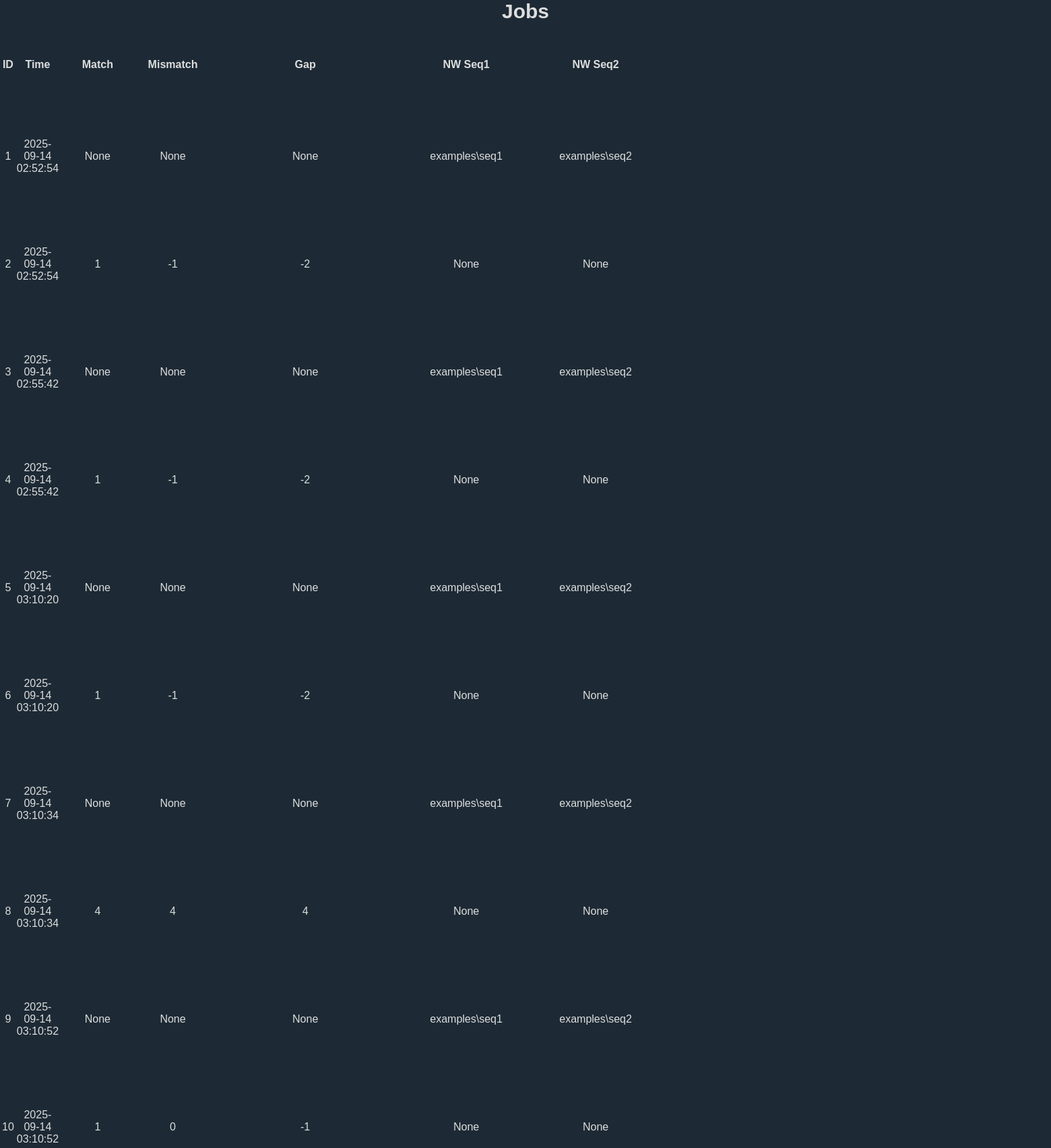
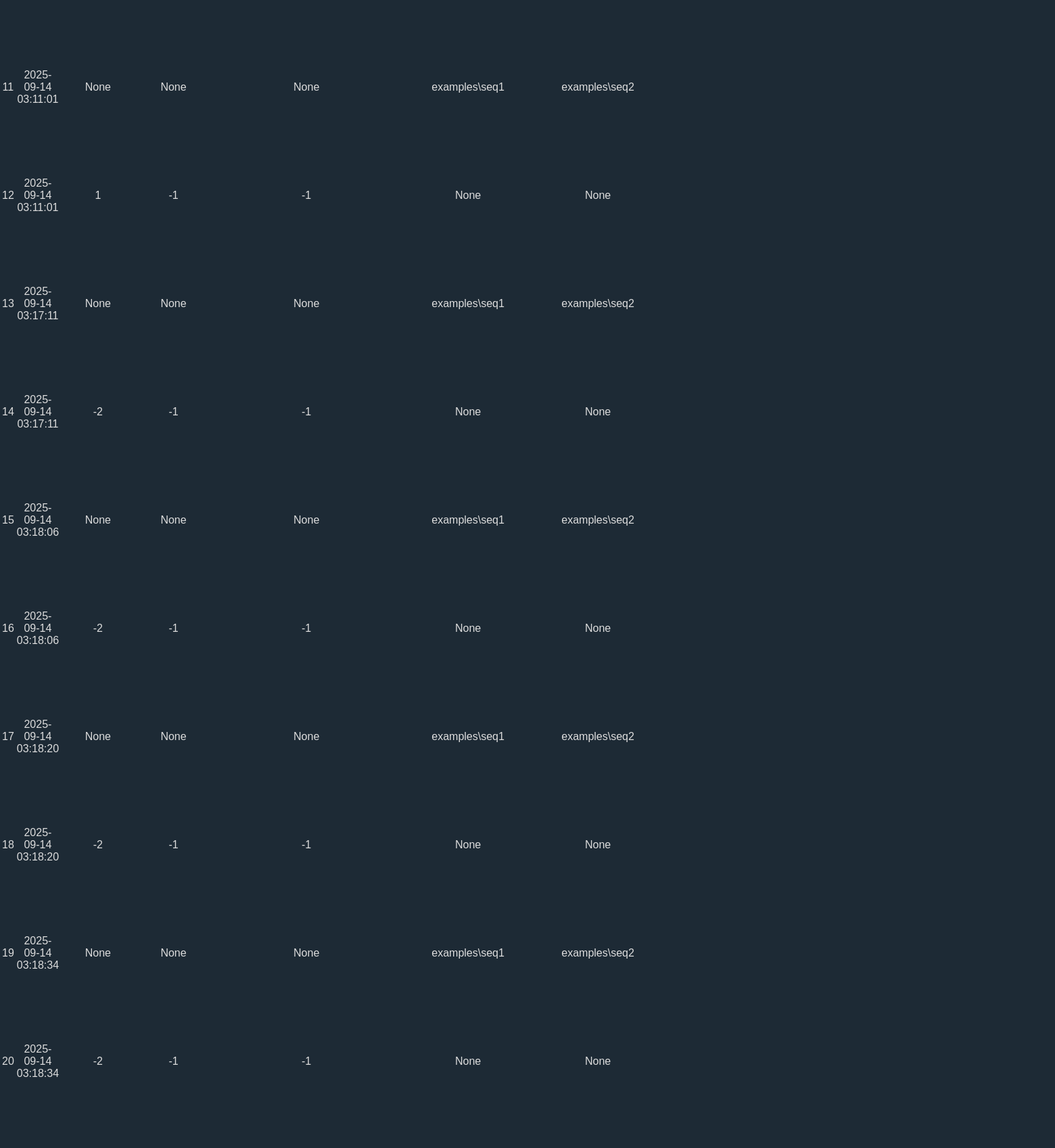
Page /jobs (upper part) on the committed database (2 pictures, top to bottom).
### tables this page shows
CREATE TABLE jobs (
    current_time TEXT DEFAULT (datetime('now', 'localtime')),
    match_score INT,
    mismatch INT,
    gap INT,
    nw_seq1_name TEXT,
    nw_seq2_name TEXT,
    nw_result TEXT,
    sw_seq1_name TEXT,
    sw_seq2_name TEXT,
    sw_result TEXT
);

### app.py (the view)
@app.route("/jobs")
def get_jobs():
    db = get_db()
    cursor = db.cursor() # type: ignore
    cursor.execute("SELECT rowid, * FROM jobs ORDER BY current_time DESC")
    results = cursor.fetchall()
    return render_template("jobs.html",results=results)

### app.py (called while the page is built)
def get_db():
    db = getattr(g, "_database", None)
    if db is None:
        db = g._database = sqlite3.connect(DATABASE)
        db.row_factory = sqlite3.Row
        return db

@app.teardown_appcontext
def close_conneciton(exception):
    db = getattr(g, "_database", None)
    if db is not None:
        db.close()

### templates/jobs.html (shortened to what this page needs)
{% extends "base.html" %}
{% block body %}
<div class="content">
    <div class="pageTitle">Jobs</div>
    <div class="job-list">
    <table>
        <tr>
            <th>ID</th>
            <th>Time</th>
            <th>Match</th>
            <th>Mismatch</th>
            <th>Gap</th>
            <th>NW Seq1</th>
            <th>NW Seq2</th>
            <th>NW Result</th>
        </tr>
        {% for row in results %}
        <tr>
            <td>{{ row[0] }}</td>
            <td>{{ row[1] }}</td>
            <td>{{ row[2] }}</td>
            <td>{{ row[3] }}</td>
            <td>{{ row[4] }}</td>
            <td>{{ row[5] }}</td>
            <td>{{ row[6] }}</td>
            <td><pre>{{ row[7] }}</pre></td>
        </tr>
        {% endfor %}
    </table>
    </div>
</div>
{% endblock %}

### templates/base.html (shortened to what this page needs)
<!DOCTYPE html>
<html lang="en">
<head>
    <link rel="stylesheet" type="text/css" href="{{ url_for('static', filename='styles.css') }}">
    <link rel="stylesheet" href="https://cdnjs.cloudflare.com/ajax/libs/font-awesome/4.7.0/css/font-awesome.min.css">
</head>
<body>
    {% block body %} {% endblock %}
</body>
</html>

### static/styles.css (style rules this page uses)
html { font-family: Arial, Helvetica, sans-serif; color:rgb(221, 221, 221); text-align: center; height: 100%; margin: 0; padding: 0; }
.pageTitle { text-align: center; font-size: 30px; font-weight: bold; margin-bottom: 50px; }
body { background-color: #1d2a35; background-repeat: no-repeat; background-position: center center; background-attachment: fixed; background-size: cover; background-blend-mode: overlay; height: 100%; margin: 0; padding: 0; }
pre { font-size: 200%; margin-top: 10px; }

### rows in the picture
jobs: rowid "1", current_time "2025-09-14 02:52:54", row "None", nw_seq1_name "examples\\seq1", nw_seq2_name "examples\\seq2"
jobs: rowid "2", current_time "2025-09-14 02:52:54", match_score "1", mismatch "-1", gap "-2", row "None"
jobs: rowid "3", current_time "2025-09-14 02:55:42", row "None", nw_seq1_name "examples\\seq1", nw_seq2_name "examples\\seq2"
jobs: rowid "4", current_time "2025-09-14 02:55:42", match_score "1", mismatch "-1", gap "-2", row "None"
jobs: rowid "5", current_time "2025-09-14 03:10:20", row "None", nw_seq1_name "examples\\seq1", nw_seq2_name "examples\\seq2"
jobs: rowid "6", current_time "2025-09-14 03:10:20", match_score "1", mismatch "-1", gap "-2", row "None"
jobs: rowid "7", current_time "2025-09-14 03:10:34", row "None", nw_seq1_name "examples\\seq1", nw_seq2_name "examples\\seq2"
jobs: rowid "8", current_time "2025-09-14 03:10:34", match_score "4", mismatch "4", gap "4", row "None"
jobs: rowid "9", current_time "2025-09-14 03:10:52", row "None", nw_seq1_name "examples\\seq1", nw_seq2_name "examples\\seq2"
jobs: rowid "10", current_time "2025-09-14 03:10:52", match_score "1", mismatch "0", gap "-1", row "None"
jobs: rowid "11", current_time "2025-09-14 03:11:01", row "None", nw_seq1_name "examples\\seq1", nw_seq2_name "examples\\seq2"
jobs: rowid "12", current_time "2025-09-14 03:11:01", match_score "1", mismatch "-1", gap "-1", row "None"
jobs: rowid "13", current_time "2025-09-14 03:17:11", row "None", nw_seq1_name "examples\\seq1", nw_seq2_name "examples\\seq2"
jobs: rowid "14", current_time "2025-09-14 03:17:11", match_score "-2", mismatch "-1", gap "-1", row "None"
jobs: rowid "15", current_time "2025-09-14 03:18:06", row "None", nw_seq1_name "examples\\seq1", nw_seq2_name "examples\\seq2"
jobs: rowid "16", current_time "2025-09-14 03:18:06", match_score "-2", mismatch "-1", gap "-1", row "None"
jobs: rowid "17", current_time "2025-09-14 03:18:20", row "None", nw_seq1_name "examples\\seq1", nw_seq2_name "examples\\seq2"
jobs: rowid "18", current_time "2025-09-14 03:18:20", match_score "-2", mismatch "-1", gap "-1", row "None"
jobs: rowid "19", current_time "2025-09-14 03:18:34", row "None", nw_seq1_name "examples\\seq1", nw_seq2_name "examples\\seq2"
jobs: rowid "20", current_time "2025-09-14 03:18:34", match_score "-2", mismatch "-1", gap "-1", row "None"
